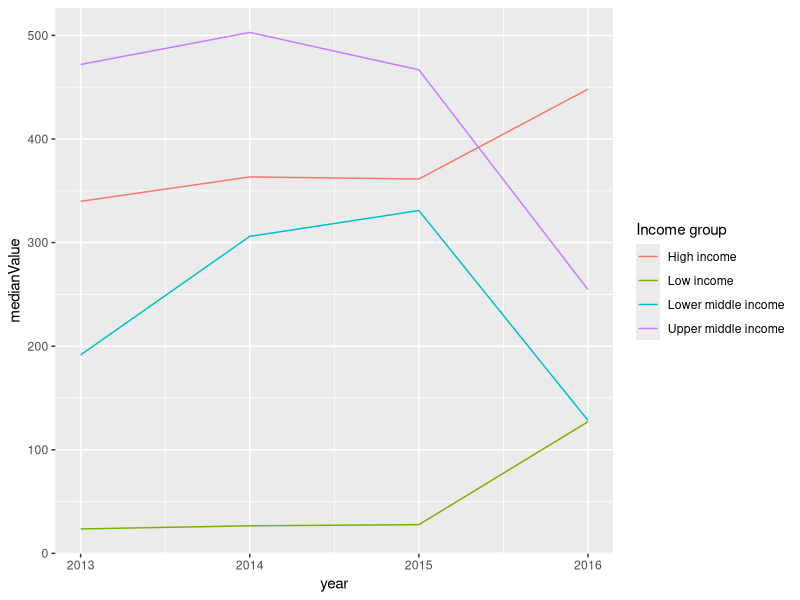
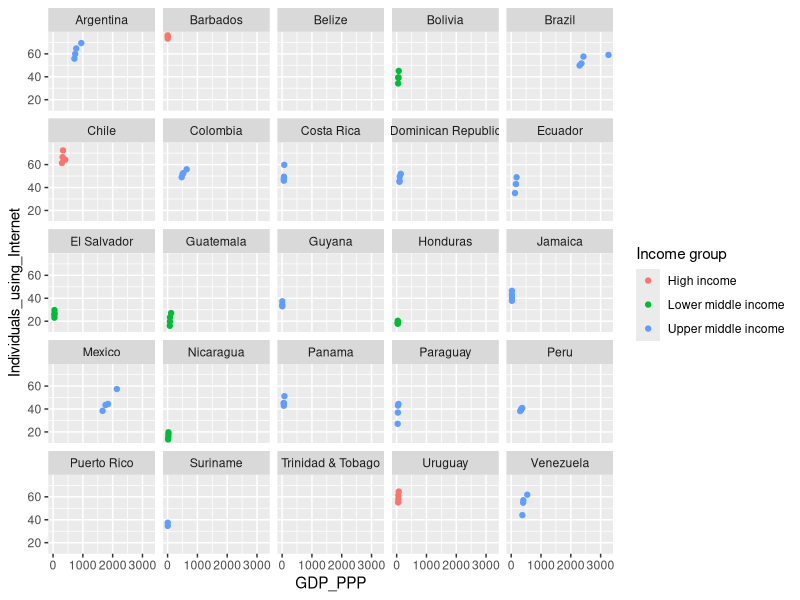
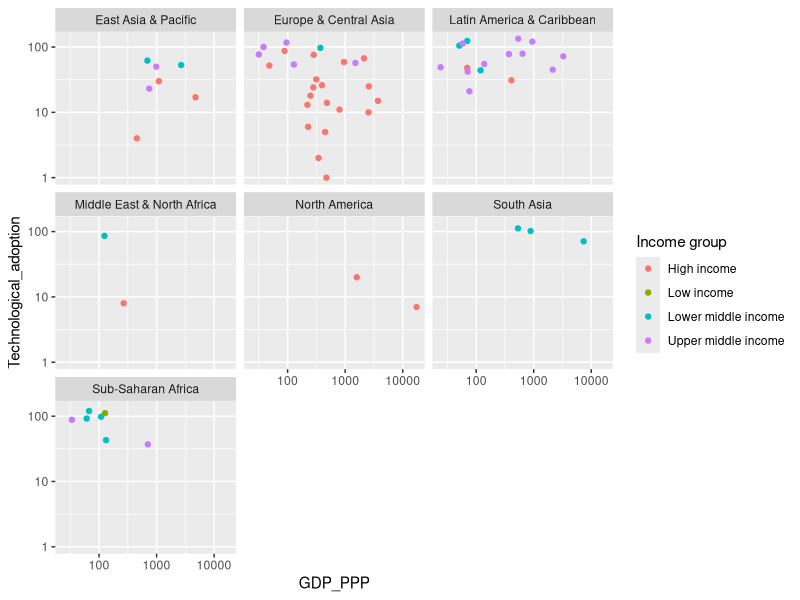

Here is the R script that generated these plots, in order:
library(tidyverse)

# 1.- Create a numeric vector that contains the eight planets of our solar system. Then, create another vector 
# containing the name for each planet (Mercury, Venus, Earth, Mars, Jupiter, Saturn, Uranus, and Neptune).
# After that, you should assign the number of the planet and its respective name.   
# Finally, you should select and print the planets related to the names Earth, Mars, and Jupiter.

planetsNum <- c(1, 2, 3, 4, 5, 6, 7, 8)
planetsNames <- c("Mercury", "Venus", "Earth", "Mars", "Jupiter", "Saturn", "Uranus", "Neptune")
names(planetsNum) <- planetsNames
#planetsNum[3:5]
threeplanets <- planetsNum[3:5]
threeplanets



# 2.- Construct a matrix with 10 rows containing the numbers 1 up to 50, filled row-wise.

sequenceMatrix <- matrix(1:50, nrow = 10, byrow = TRUE)
sequenceMatrix



# 3.- Create a factor with these observations "Breakfast", "Breakfast", "Breakfast", "Luch", "Luch", 
#"Dinner", "Dinner", "Dinner", "Collation", "Collation", "Collation" and print a summary.

foodTime <- c("Breakfast", "Breakfast", "Breakfast", "Luch", "Luch", "Dinner", "Dinner", "Dinner", "Collation", "Collation", "Collation")
foodTimeFactor <- factor(foodTime)
foodTimeFactor
summary(foodTimeFactor)



# 4.- Create and print a data frame that should contain:
#5 of your courses (e.g. Fundamentals of Programming, Object-Oriented Programming, Databases, etc ).
#5 of your marks
#5 of your professors' names

Courses <- c("Databases", "Technological Innovation", "Object-Oriented Programming", "Software Architecture", "Information Security I")
Marks <- c(9.4, 8, 8.9, 10, 9.7)
Professors <- c("Rogelio Florencia", "Abraham Lopez", "Gilberto Rivera", "Lucero Zamora", "Maritza Varela")
classesDataFrame <- data.frame(Courses, Marks, Professors)
classesDataFrame



# 5.- Load the dataset labeled as odb.csv that is located in the data folder and storage this dataset in a variable 
# called od. Then, you should describe the composition of the dataset. This description must contain the number of 
# observations, variables and the type of each variable.

od <- read_csv("data/odb.csv")
str(od)
# Description: This dataset contains 548 observations and 35 variables, of which 29 a numeric variables and 
# 6 character variables. The next list groups all the variables by their type:
#   NUMERIC VARIABLES                                                   CHARACTER VARIABLES 
#     1. number                                                           1. Economy
#     2. year                                                             2. Code
#     3. IG_High_income                                                   3. Region
#     4. IG_Upper_middle_income                                           4. ISO2
#     5. IG_Lower_middle_income                                           5. ISO3
#     6. IG_Low_income                                                    6. Income group
#     7. GEDIRank                                           
#     8. GEDIScore                                          
#     9. OGP                                                
#     10. ODB_Rank                                           
#     11. GODIRank                                           
#     12. GODIScore                                          
#     13. EFScore                                            
#     14. EF_Property Rights                                 
#     15. EF_Freedom from Corruption                         
#     16. GDP_PPP                                            
#     17. Technological_adoption                             
#     18. Individuals_using_Internet                         
#     19. GCI_Individuals using Internet                     
#     20. GCI_Fixed broadband Internet subscriptions/100 pop 
#     21. GCI_Fixed broadband Internet subscriptions/100 pop.
#     22. GCI_Internet bandwidth, kb/s per user_1            
#     23. GCI_Internet bandwidth, kb/s per user              
#     24. GCI_Mobile broadband subscriptions/100 pop         
#     25. GCI_Mobile broadband subscriptions/100 pop_2       
#     26. GCI_12th pillar: Innovation.x                      
#     27. GCI_12th pillar: Innovation                        
#     28. GCI_Innovation and sophistication factors          
#     29. GCI_Innovation and sophistication factor



# 6.- Filter the od dataset to retrieve only the observation from Mexico, grouped by year and in descending 
# order selecting the "ODB_Rank column

od %>% 
  filter(Economy == "Mexico") %>% 
  group_by(year) %>%
  arrange(desc(ODB_Rank))



# 7.- Create a new variable called od_year grouping per "year" and "Income group" variables. Then, remove 
#NAs observations. Later, using the function summarize() you should estimate the median of the GDP_PPP variable 
#and store it in a variable called "medianValue"

od_year <- od %>%
  group_by(year, `Income group`) %>%
  na.omit() %>%
  summarize(medianValue = median(GDP_PPP))



# 8.-Create a line plot graph to visualize trends over time. You should use the variables created in the od_year data 
#frame using Income group as color

ggplot(od_year, aes(x = year, y = medianValue, color = `Income group`)) + geom_line()



# 9.- Create a new variable called od_latin filtering per Region, selecting Latin America & Caribbean and grouping 
# per Income group.
#Then, using this data frame, create a plot visualizing the relationship between Individuals_using_Internet and 
#GDP_PPP colored per Income group and faceting per Economy

od_latin <- od %>%
  filter(Region == "Latin America & Caribbean") %>%
  group_by(`Income group`)
ggplot(od_latin, aes(x = GDP_PPP, y = Individuals_using_Internet, color = `Income group`)) + geom_point() + 
  facet_wrap(~Economy)



# 10.- Create a new variable called od_2016 filtering the year 2016 and removing observations that contain NAs.
#Then, using this data frame, create a plot visualizing the relationship between Technological adoption and GDP_PPP,
#colored per Income group. Furthermore, you should use a log scale in both axes ("x" and "y"). Finally, you should use 
#the facet function in order to wrap by Region.

od_2016 <- od %>%
  filter(year == 2016) %>%
  na.omit() 
ggplot(od_2016, aes(x = GDP_PPP, y = Technological_adoption, color = `Income group`)) + geom_point() + 
  scale_x_log10() + scale_y_log10() + facet_wrap(~Region)
